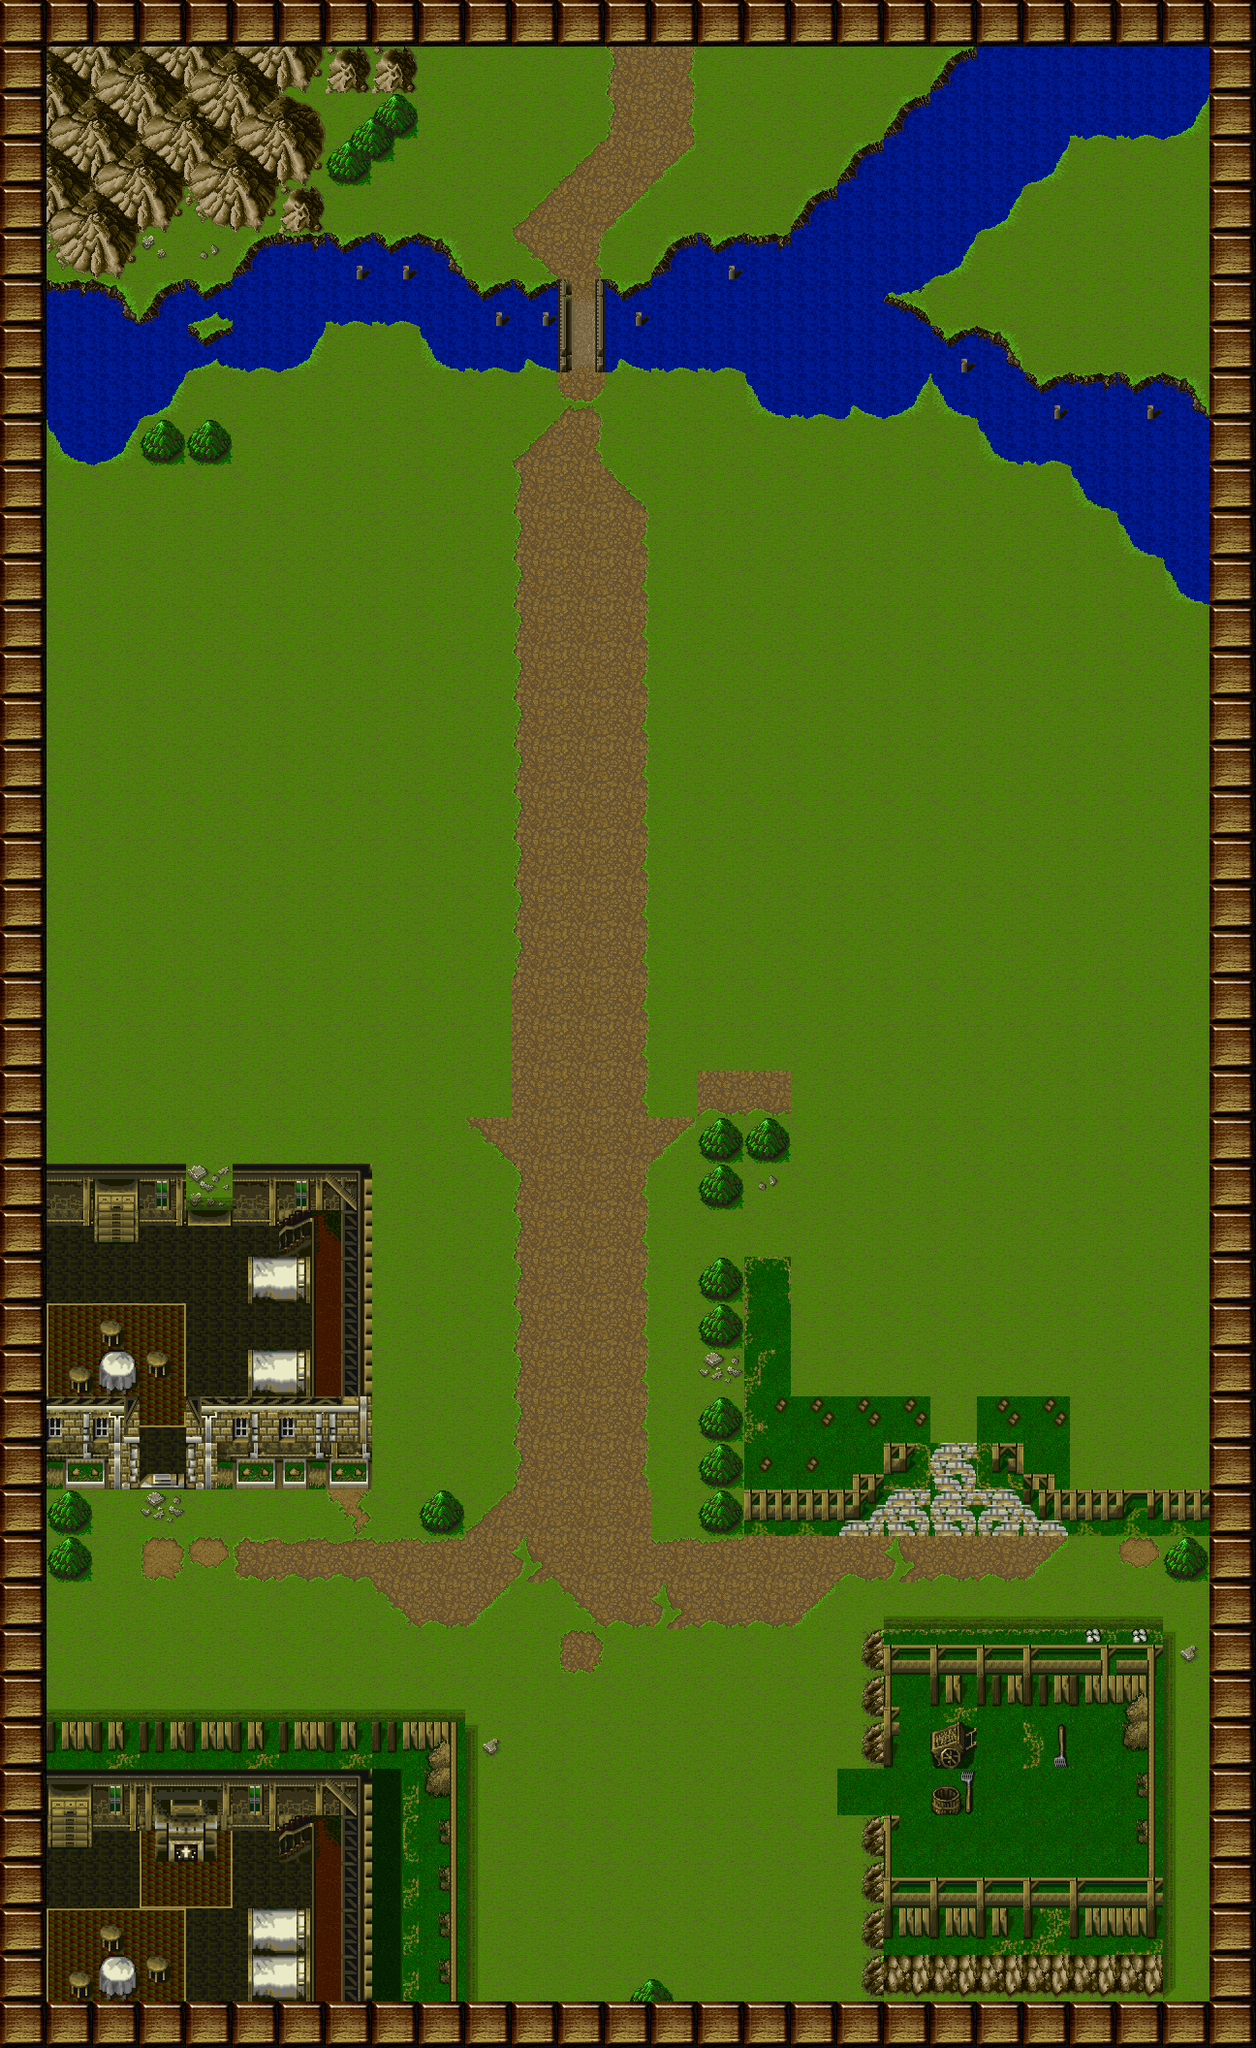

Rendered tile map (Tiled .tmx) drawn with the repository's tilesets; below, a short description and the map source with its tile grids summarised:
An orthogonal 27x44 tile map with 48x48 px tiles, 1 tile layer (Tile Layer 1), 2 tilesets and 1 object (Cursor).

<map version="1.0" orientation="orthogonal" width="27" height="44" tilewidth="48" tileheight="48">
 <tileset firstgid="1" name="tilemap_001" tilewidth="48" tileheight="48">
  <image source="tilemap_001.png" width="768" height="768" />
  <tile id="1">
   <properties>
    <property name="bonus" value="20" />
   </properties>
  </tile>
 </tileset>
 <tileset firstgid="257" name="metatiles" tilewidth="48" tileheight="48">
  <image source="metatiles.png" width="240" height="48" />
  <tile id="0">
   <properties>
    <property name="type" value="solid" />
   </properties>
  </tile>
  <tile id="1">
   <properties>
    <property name="type" value="platform" />
   </properties>
  </tile>
  <tile id="2">
   <properties>
    <property name="type" value="lslope" />
   </properties>
  </tile>
  <tile id="3">
   <properties>
    <property name="type" value="rslope" />
   </properties>
  </tile>
  <tile id="4">
   <properties>
    <property name="type" value="ladder" />
   </properties>
  </tile>
 </tileset>
 <layer name="Tile Layer 1" width="27" height="44">
  <data>[1188 cells, 1188 non-empty, 135 distinct tile ids]</data>
 </layer>
 <objectgroup name="Entities" width="27" height="44">
  <object name="Cursor" x="72" y="76" width="48" height="48">
   <properties>
    <property name="image" value="cursor" />
    <property name="spritewidth" value="64" />
   </properties>
  </object>
 </objectgroup>
</map>